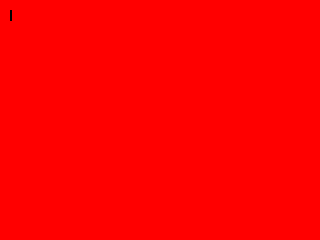
Frame 1 (no input)
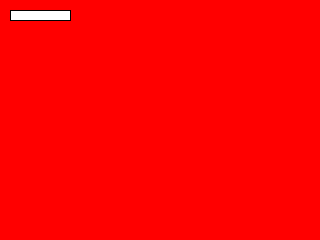
Frame 60 (the mouse pressed at the canvas centre just before this capture)
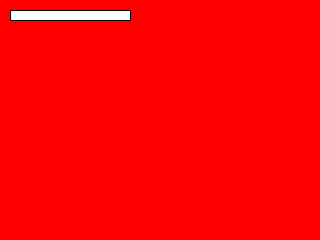
Frame 120 (the mouse held since frame 60 and released just before this capture)

The Processing sketch that drew these frames (run headless with seeded random() and noise(); from frame 60 on, the mouse is pressed at the canvas centre):

// Processing sketch: multi_window
// ── multi_window.pde
Pwindow win;

public void settings() {
  size(320,240);
}

void setup() {
  win = new Pwindow();
}

void draw() {
  background(255, 0, 0);
  fill(255);
  rect(10,10,frameCount,10);
}

void mousePressed() {
  println("mousePressed in primary window");
}
// ── Pwindow.pde
class Pwindow extends PApplet {
  Pwindow() {
    super();
    PApplet.runSketch(new String[] {this.getClass().getSimpleName()}, this);
  }
  
  void setting() {
    size(500, 200);
  }
  
  void setup() {
    background(150);
  }
  
  void draw() {
    ellipse(random(width), random(height), random(50), random(50));
  }
  void mousePressed() {
    println("mousePressed in secondary window");
  }
}
